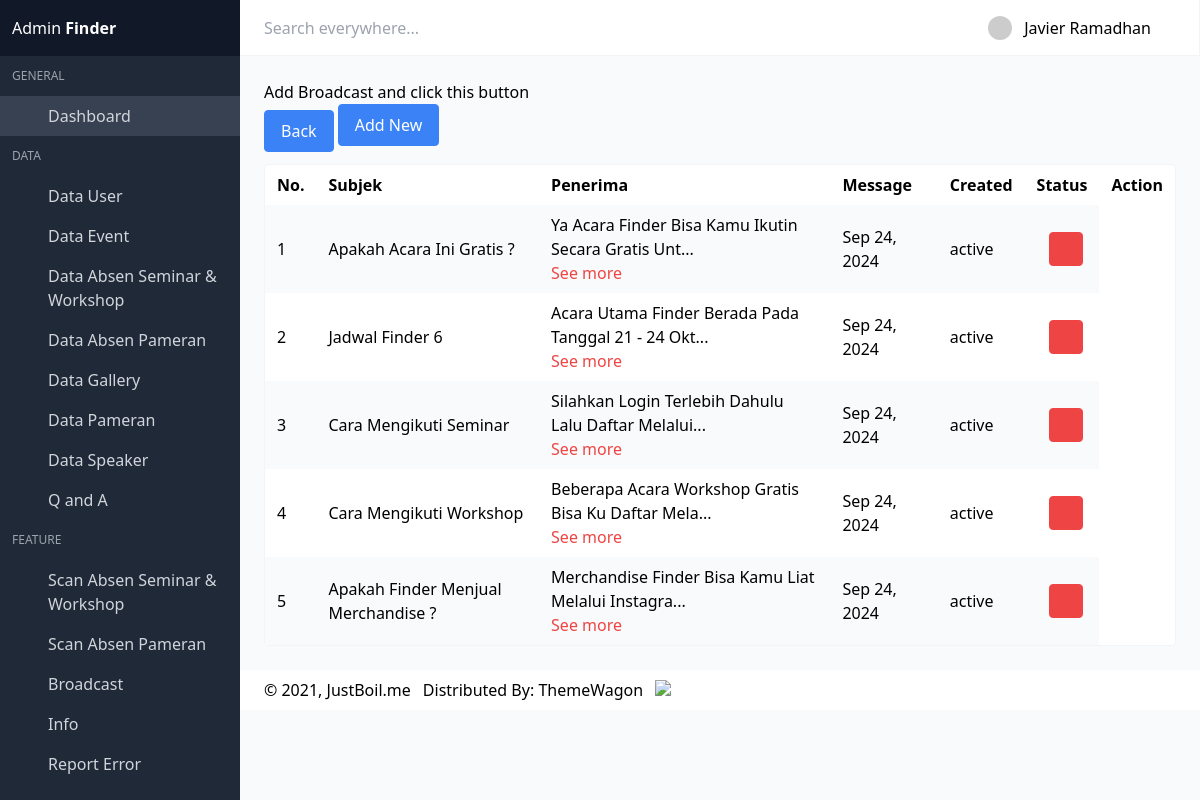
/admin-one/dist/broadcasts.php (signed in), run on the app's committed database.
### tables this page shows
CREATE TABLE `qna` (
  `id` int(11) NOT NULL,
  `topik` varchar(255) NOT NULL,
  `jawaban` text NOT NULL,
  `created_at` timestamp NOT NULL DEFAULT current_timestamp(),
  `updated_at` timestamp NOT NULL DEFAULT current_timestamp() ON UPDATE current_timestamp(),
  `status` enum('active','inactive') DEFAULT 'active'
);

### admin-one/dist/broadcasts.php (the view, shortened to what this page needs)
<!DOCTYPE html>
<html lang="en" class="">
<head>
    <link rel="stylesheet" href="css/main.css?v=1628755089081">
</head>
<body>
    <div id="app">
        <?php include 'navbar.php'; ?>
        <section class="section main-section">
            <p>Add Broadcast and click this button</p>
            <div class="field">
                <div class="control">
                    <a class="button blue" href="index.php">Back</a>
                    <a class="button blue" href="addbroadcast.php">
                        <i class="mdi mdi-plus"></i> Add New
                    </a>
                </div>
            </div>
            <div class="card has-table">
                <div class="card-content">
                    <?php
                    $per_page = isset($_GET['per_page']) ? $_GET['per_page'] : 10;
                    $current_page = isset($_GET['page']) ? $_GET['page'] : 1;
                    require_once "koneksi.php";
                    $koneksi = mysqli_connect($host, $username, $password, $database);
                    $offset = ($current_page - 1) * $per_page;
                    $query = "SELECT
      id,
      topik,
      jawaban,
      created_at,
      status
    FROM qna
    ORDER BY created_at DESC
    LIMIT ?, ?";
                    $stmt = mysqli_prepare($koneksi, $query);
                    mysqli_stmt_bind_param($stmt, "ii", $offset, $per_page);
                    mysqli_stmt_execute($stmt);
                    $result = mysqli_stmt_get_result($stmt);
                    if (mysqli_num_rows($result) > 0) {
                        echo '<table>';
                        echo '<thead>';
                        echo '<tr>';
                        echo '<th>No.</th>';
                        echo '<th>Subjek</th>';
                        echo '<th>Penerima</th>';
                        echo '<th>Message</th>';
                        echo '<th>Created</th>';
                        echo '<th>Status</th>';
                        echo '<th>Action</th>';
                        echo '</tr>';
                        echo '</thead>';
                        echo '<tbody>';
                        $index = $offset + 1;
                        while ($row = mysqli_fetch_assoc($result)) {
                            echo '<tr>';
                            echo '<td>' . $index . '</td>';
                            echo '<td>' . htmlspecialchars($row['topik']) . '</td>';
                            $jawaban = htmlspecialchars($row['jawaban']);
                            $jawaban_short = strlen($jawaban) > 50 ? substr($jawaban, 0, 50) . '...' : $jawaban;
                            echo '<td>';
                            echo '<span class="short-answer">' . $jawaban_short . '</span>';
                            if (strlen($jawaban) > 50) {
                                echo '<br><button class="see-more-button text-red-500 font-semibold" onclick="showFullAnswer(this)">See more</button>';
                            }
                            echo '</td>';
                            echo '<td>' . date('M d, Y', strtotime($row['created_at'])) . '</td>';
                            echo '<td>' . htmlspecialchars($row['status']) . '</td>';
                            echo '<td class="actions-cell">';
                            echo '<div class="buttons right nowrap">';
                            echo '<a class="button small red --jb-modal" onclick="confirmDelete(' . $row['id'] . ')">';
                            echo '<span class="icon"><i class="mdi mdi-trash-can"></i></span>';
                            echo '</a>';
                            echo '</div>';
                            echo '</td>';
                            echo '</tr>';
                            $index++;
                        }
                        echo '</tbody>';
                        echo '</table>';
                    }
                    ?>
                </div>
            </div>
        </section>
        <?php include 'footer.php'; ?>
    </div>
    <link rel="stylesheet" href="https://cdn.materialdesignicons.com/4.9.95/css/materialdesignicons.min.css">
</body>
</html>

### data on the page
qna: topik "Apakah Acara Ini Gratis ?", jawaban "Ya Acara Finder Bisa Kamu Ikutin Secara Gratis Unt...", created_at "Sep 24, 2024", status "active"
qna: topik "Jadwal Finder 6", jawaban "Acara Utama Finder Berada Pada Tanggal 21 - 24 Okt...", created_at "Sep 24, 2024", status "active"
qna: topik "Cara Mengikuti Seminar", jawaban "Silahkan Login Terlebih Dahulu Lalu Daftar Melalui...", created_at "Sep 24, 2024", status "active"
qna: topik "Cara Mengikuti Workshop", jawaban "Beberapa Acara Workshop Gratis Bisa Ku Daftar Mela...", created_at "Sep 24, 2024", status "active"
qna: topik "Apakah Finder Menjual Merchandise ?", jawaban "Merchandise Finder Bisa Kamu Liat Melalui Instagra...", created_at "Sep 24, 2024", status "active"

### other printed values
$_SESSION['admin_name'] "Javier Ramadhan"
